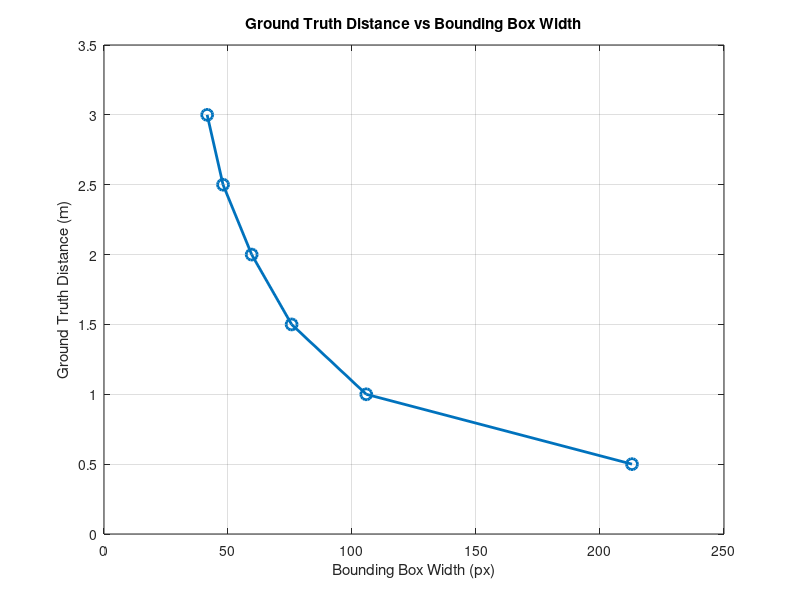
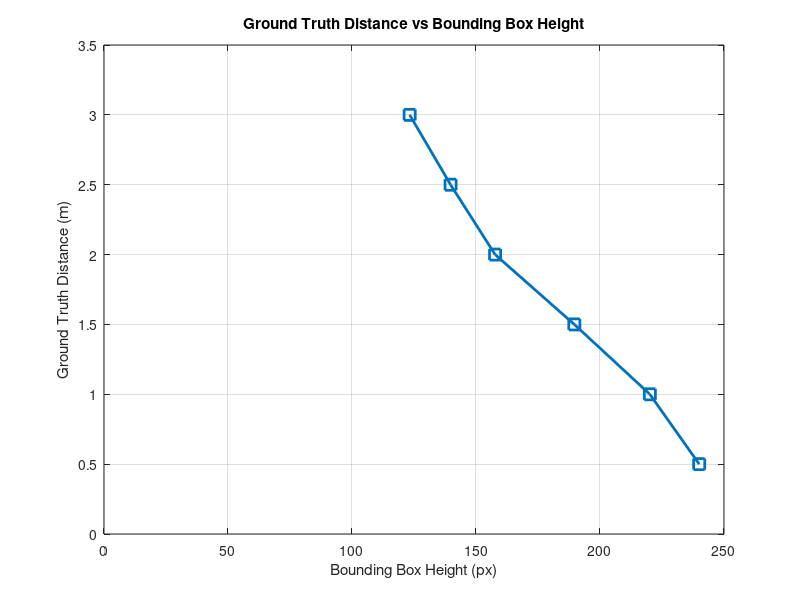

Write the MATLAB code that produced these figures, in order.
clc;
clear;
close all;

% ============================================================
% DATA : for example "PERSON"
% ============================================================

ground_truth = [0.5 1.0 1.5 2.0 2.5 3.0]; 

bbox_width  = [212.90 105.75 75.65 59.55 48.00 41.60];
bbox_height = [240 220.10 189.65 157.70 139.75 123.25];

% ============================================================
% GRAPH 1
% Ground Truth Distance vs Bounding Box Width
% ============================================================

figure;

plot(bbox_width, ground_truth, '-o', ...
    'LineWidth',2, ...
    'MarkerSize',8);

grid on;

xlabel('Bounding Box Width (px)');
ylabel('Ground Truth Distance (m)');

title('Ground Truth Distance vs Bounding Box Width');

xlim([0 250]);   % Start x-axis from 0
ylim([0 3.5]);   % Start y-axis from 0

% ============================================================
% GRAPH 2
% Ground Truth Distance vs Bounding Box Height
% ============================================================

figure;

plot(bbox_height, ground_truth, '-s', ...
    'LineWidth',2, ...
    'MarkerSize',8);

grid on;

xlabel('Bounding Box Height (px)');
ylabel('Ground Truth Distance (m)');

title('Ground Truth Distance vs Bounding Box Height');

xlim([0 250]);   % Start x-axis from 0
ylim([0 3.5]);   % Start y-axis from 0
